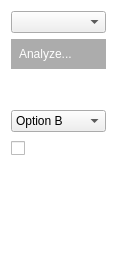
<?xml version="1.0" encoding="UTF-8"?>
<ui version="4.0">
 <class>ExploreWidget</class>
 <widget class="QWidget" name="ExploreWidget">
  <property name="geometry">
   <rect>
    <x>0</x>
    <y>0</y>
    <width>117</width>
    <height>258</height>
   </rect>
  </property>
  <property name="windowTitle">
   <string>Form</string>
  </property>
  <property name="styleSheet">
   <string notr="true">QWidget#ExploreWidget{background:transparent}

QPushButton { 
	background:rgb(90,90,90,128);
	border: 3px solid rgb(90,90,90,0);
	padding: 5px;
    color: white;
	font-size: 12px;
	text-align:left;
}

QPushButton:hover{ background:rgb(255,153,0); border-color:rgb(255,153,0); }
QPushButton:pressed{ background:rgb(255,153,0); border-color:#FFB444; top:2px; }
QPushButton:checked{ background:rgb(255,153,0); border-color:#FFFFFF; top:2px; }

QCheckBox{ color:white; }</string>
  </property>
  <layout class="QGridLayout" name="gridLayout">
   <item row="3" column="0">
    <widget class="QComboBox" name="vizOption">
     <property name="currentIndex">
      <number>1</number>
     </property>
     <item>
      <property name="text">
       <string>Option A</string>
      </property>
     </item>
     <item>
      <property name="text">
       <string>Option B</string>
      </property>
     </item>
    </widget>
   </item>
   <item row="5" column="0">
    <spacer name="verticalSpacer">
     <property name="orientation">
      <enum>Qt::Vertical</enum>
     </property>
     <property name="sizeHint" stdset="0">
      <size>
       <width>20</width>
       <height>93</height>
      </size>
     </property>
    </spacer>
   </item>
   <item row="4" column="0">
    <widget class="QCheckBox" name="hqRendering">
     <property name="text">
      <string>High Quality</string>
     </property>
    </widget>
   </item>
   <item row="0" column="0">
    <widget class="QComboBox" name="categoriesBox"/>
   </item>
   <item row="1" column="0">
    <widget class="QPushButton" name="analyzeButton">
     <property name="text">
      <string>Analyze...</string>
     </property>
     <property name="icon">
      <iconset resource="../../media/TopoBlender.qrc">
       <normaloff>:/icons/ManualBlend/mb_analyze.png</normaloff>:/icons/ManualBlend/mb_analyze.png</iconset>
     </property>
     <property name="iconSize">
      <size>
       <width>24</width>
       <height>24</height>
      </size>
     </property>
    </widget>
   </item>
   <item row="2" column="0">
    <spacer name="verticalSpacer_2">
     <property name="orientation">
      <enum>Qt::Vertical</enum>
     </property>
     <property name="sizeHint" stdset="0">
      <size>
       <width>20</width>
       <height>40</height>
      </size>
     </property>
    </spacer>
   </item>
  </layout>
 </widget>
 <resources>
  <include location="../../media/TopoBlender.qrc"/>
 </resources>
 <connections/>
</ui>
